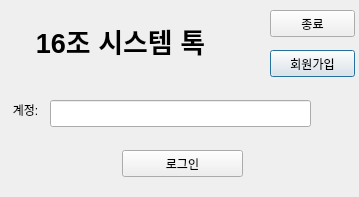
<?xml version="1.0" encoding="UTF-8"?>
<ui version="4.0">
 <class>Login</class>
 <widget class="QDialog" name="Login">
  <property name="geometry">
   <rect>
    <x>0</x>
    <y>0</y>
    <width>359</width>
    <height>197</height>
   </rect>
  </property>
  <property name="windowTitle">
   <string>Dialog</string>
  </property>
  <widget class="QPushButton" name="join_btn">
   <property name="geometry">
    <rect>
     <x>270</x>
     <y>50</y>
     <width>85</width>
     <height>27</height>
    </rect>
   </property>
   <property name="text">
    <string>회원가입</string>
   </property>
  </widget>
  <widget class="QPushButton" name="login_btn">
   <property name="geometry">
    <rect>
     <x>122</x>
     <y>150</y>
     <width>121</width>
     <height>27</height>
    </rect>
   </property>
   <property name="text">
    <string>로그인</string>
   </property>
  </widget>
  <widget class="QPushButton" name="exit_btn">
   <property name="geometry">
    <rect>
     <x>270</x>
     <y>10</y>
     <width>85</width>
     <height>27</height>
    </rect>
   </property>
   <property name="text">
    <string>종료</string>
   </property>
  </widget>
  <widget class="QLineEdit" name="name_line">
   <property name="geometry">
    <rect>
     <x>50</x>
     <y>100</y>
     <width>261</width>
     <height>27</height>
    </rect>
   </property>
   <property name="inputMask">
    <string/>
   </property>
   <property name="text">
    <string/>
   </property>
   <property name="placeholderText">
    <string/>
   </property>
  </widget>
  <widget class="QLabel" name="label">
   <property name="geometry">
    <rect>
     <x>10</x>
     <y>10</y>
     <width>221</width>
     <height>61</height>
    </rect>
   </property>
   <property name="font">
    <font>
     <pointsize>20</pointsize>
     <weight>75</weight>
     <bold>true</bold>
    </font>
   </property>
   <property name="text">
    <string>16조 시스템 톡</string>
   </property>
   <property name="textFormat">
    <enum>Qt::AutoText</enum>
   </property>
   <property name="alignment">
    <set>Qt::AlignCenter</set>
   </property>
  </widget>
  <widget class="QLabel" name="info_label">
   <property name="geometry">
    <rect>
     <x>10</x>
     <y>100</y>
     <width>31</width>
     <height>20</height>
    </rect>
   </property>
   <property name="font">
    <font>
     <italic>false</italic>
     <underline>false</underline>
     <strikeout>false</strikeout>
    </font>
   </property>
   <property name="text">
    <string>계정:</string>
   </property>
   <property name="alignment">
    <set>Qt::AlignCenter</set>
   </property>
  </widget>
 </widget>
 <tabstops>
  <tabstop>name_line</tabstop>
  <tabstop>login_btn</tabstop>
  <tabstop>exit_btn</tabstop>
  <tabstop>join_btn</tabstop>
 </tabstops>
 <resources/>
 <connections/>
</ui>
